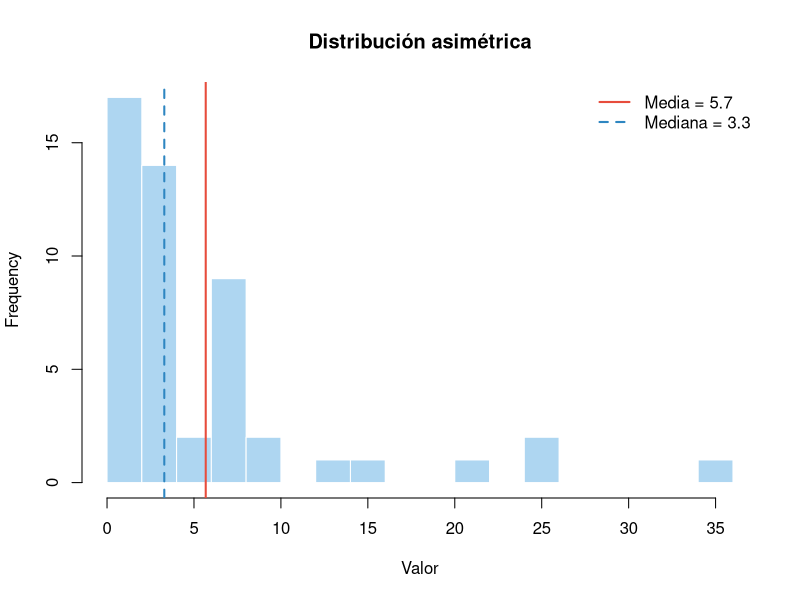

The R source for this figure:
## -----------------------------------------------------------------------------
#| label: tbl-np-equiv
#| tbl-cap: "Correspondencia entre pruebas paramétricas y sus alternativas no paramétricas."
#| echo: false

equiv <- data.frame(
  `Prueba paramétrica`    = c("t-test independiente", "t-test apareado",
                               "ANOVA de una vía", "ANOVA medidas repetidas",
                               "Correlación de Pearson"),
  `Alternativa no paramétrica` = c("Wilcoxon suma de rangos (Mann-Whitney)",
                               "Wilcoxon rangos con signo",
                               "Kruskal-Wallis",
                               "ANOVA de Friedman",
                               "Spearman / Kendall"),
  Capítulo = c("27–28", "29–30", "31–32", "33–34", "8"),
  check.names = FALSE
)
knitr::kable(equiv, align = c("l","l","c"))


## -----------------------------------------------------------------------------
#| label: demo-ranking
valores <- c(4.2, 8.1, 2.5, 8.1, 5.3, 1.0, 6.7, 3.8)

# Paso 1: ordenar los valores de menor a mayor
val_ord <- sort(valores)

# Paso 2: rango potencial = posición de cada valor en el orden
rango_potencial <- seq_along(val_ord)

# Paso 3: rango final = promedio de los rangos potenciales en caso de empate
#         (rank() usa ties.method = "average" por defecto)
rango_final <- rank(val_ord)

data.frame(
  `Valor ordenado`  = val_ord,
  `Rango potencial` = rango_potencial,
  `Rango final`     = rango_final,
  check.names = FALSE
) |>
  knitr::kable(
    caption = "Proceso de asignación de rangos. Tras ordenar los valores de menor a mayor, cada uno recibe un rango potencial según su posición. Los dos valores empatados en el valor 8.1 (posiciones 7 y 8) reciben como rango final el promedio de sus rangos potenciales: (7 + 8) / 2 = 7.5. A este evento se le denomina *ties* (empates).")


## -----------------------------------------------------------------------------
#| label: fig-dist-asimetrica
#| echo: false
#| fig-cap: "Comparación entre media (línea roja) y mediana (línea azul) en una distribución sesgada. La mediana es más representativa del valor típico cuando los datos tienen distribución asimétrica o valores atípicos."
#| fig-width: 7
#| fig-height: 4

set.seed(42)
datos_asim <- c(rexp(50, rate = 0.2))

hist(datos_asim, main = "Distribución asimétrica",
     xlab = "Valor", col = "#AED6F1", border = "white", breaks = 15)
abline(v = mean(datos_asim),   col = "#E74C3C", lwd = 2)
abline(v = median(datos_asim), col = "#2E86C1", lwd = 2, lty = 2)
legend("topright",
       legend = c(paste0("Media = ",   round(mean(datos_asim),1)),
                  paste0("Mediana = ", round(median(datos_asim),1))),
       col = c("#E74C3C","#2E86C1"), lty = c(1,2), lwd = 2, bty = "n")
